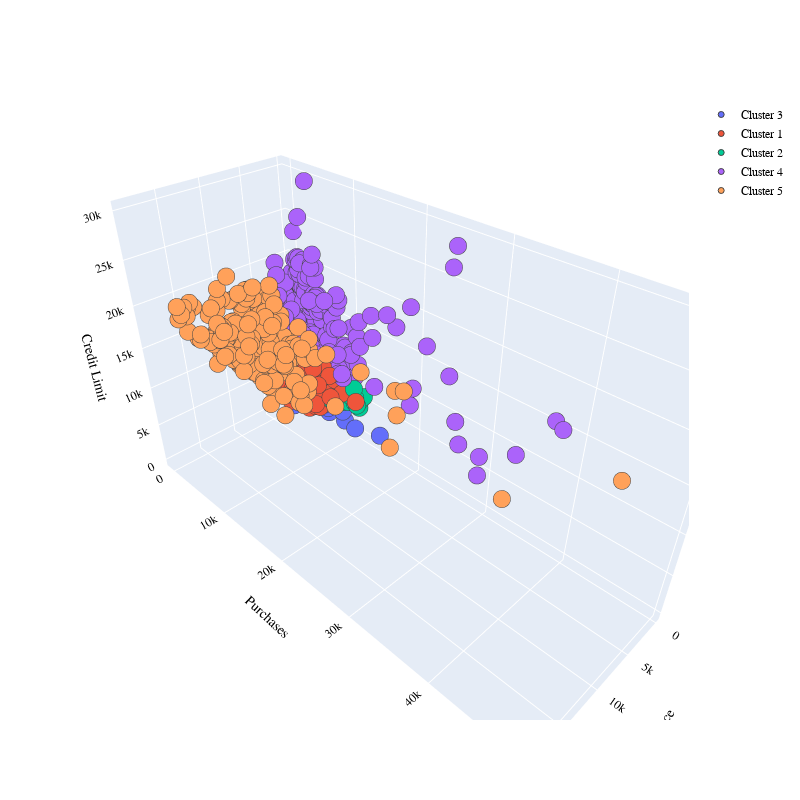

This figure's notebook cell:
### Markdown cell above
Let's plot the clustering

### Code cell
import plotly.graph_objects as go
PLOT = go.Figure()
for i in list(test_data["Clusters"].unique()):
    

    PLOT.add_trace(go.Scatter3d(x = test_data[test_data["Clusters"]== i]['Balance'],
                                y = test_data[test_data["Clusters"] == i]['Purchases'],
                                z = test_data[test_data["Clusters"] == i]['Credit Limit'],                        
                                mode = 'markers',marker_size = 6, marker_line_width = 1,
                                name = str(i)))
PLOT.update_traces(hovertemplate='BALANCE: %{x} <br>PURCHASES %{y} <br>DCREDIT_LIMIT: %{z}')

    
PLOT.update_layout(width = 800, height = 800, autosize = True, showlegend = True,
                   scene = dict(xaxis=dict(title = 'Balance', titlefont_color = 'black'),
                                yaxis=dict(title = 'Purchases', titlefont_color = 'black'),
                                zaxis=dict(title = 'Credit Limit', titlefont_color = 'black')),
                   font = dict(family = "Gilroy", color  = 'black', size = 12))

### Figure 1 — Plotly figure (JSON) as saved in the notebook; plotly's stock layout.template omitted (floating-point values rounded to 4 significant figures; data arrays with more than 128 entries replaced by an {"elided": "..."} marker saying what was removed)
{"data": [{"hovertemplate": "BALANCE: %{x} <br>PURCHASES %{y} <br>DCREDIT_LIMIT: %{z}", "marker": {"line": {"width": 1}, "size": 6}, "mode": "markers", "name": "Cluster 3", "type": "scatter3d", "x": {"elided": "5276 float values"}, "y": {"elided": "5276 float values"}, "z": {"elided": "5276 float values"}}, {"hovertemplate": "BALANCE: %{x} <br>PURCHASES %{y} <br>DCREDIT_LIMIT: %{z}", "marker": {"line": {"width": 1}, "size": 6}, "mode": "markers", "name": "Cluster 1", "type": "scatter3d", "x": {"elided": "1185 float values"}, "y": {"elided": "1185 float values"}, "z": {"elided": "1185 float values"}}, {"hovertemplate": "BALANCE: %{x} <br>PURCHASES %{y} <br>DCREDIT_LIMIT: %{z}", "marker": {"line": {"width": 1}, "size": 6}, "mode": "markers", "name": "Cluster 2", "type": "scatter3d", "x": {"elided": "1739 float values"}, "y": {"elided": "1739 float values"}, "z": {"elided": "1739 float values"}}, {"hovertemplate": "BALANCE: %{x} <br>PURCHASES %{y} <br>DCREDIT_LIMIT: %{z}", "marker": {"line": {"width": 1}, "size": 6}, "mode": "markers", "name": "Cluster 4", "type": "scatter3d", "x": {"elided": "352 float values"}, "y": {"elided": "352 float values"}, "z": {"elided": "352 int values"}}, {"hovertemplate": "BALANCE: %{x} <br>PURCHASES %{y} <br>DCREDIT_LIMIT: %{z}", "marker": {"line": {"width": 1}, "size": 6}, "mode": "markers", "name": "Cluster 5", "type": "scatter3d", "x": {"elided": "398 float values"}, "y": {"elided": "398 float values"}, "z": {"elided": "398 int values"}}], "layout": {"autosize": true, "font": {"color": "black", "family": "Gilroy", "size": 12}, "height": 800, "scene": {"xaxis": {"title": {"font": {"color": "black"}, "text": "Balance"}}, "yaxis": {"title": {"font": {"color": "black"}, "text": "Purchases"}}, "zaxis": {"title": {"font": {"color": "black"}, "text": "Credit Limit"}}}, "showlegend": true, "width": 800}}
